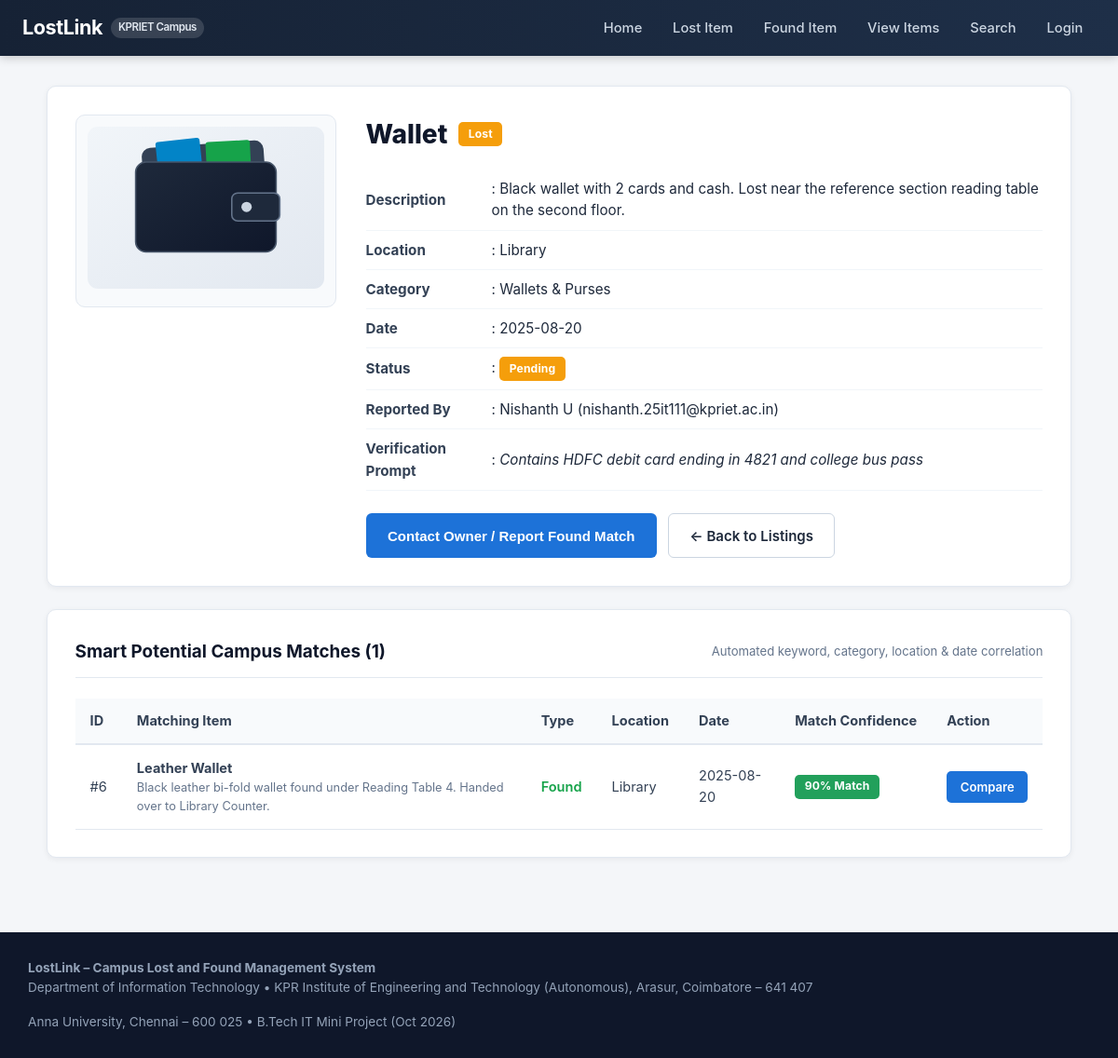
Page /items/1 on the committed database.
### tables this page shows
CREATE TABLE items (
    id INTEGER PRIMARY KEY AUTOINCREMENT,
    title TEXT NOT NULL,
    item_type TEXT NOT NULL CHECK (item_type IN ('Lost', 'Found')),
    category TEXT NOT NULL DEFAULT 'Other',
    description TEXT NOT NULL,
    location TEXT NOT NULL,
    date_reported TEXT NOT NULL,
    status TEXT NOT NULL DEFAULT 'Pending' CHECK (status IN ('Pending', 'Available', 'Claimed', 'Resolved', 'Rejected')),
    image_filename TEXT,
    contact_name TEXT NOT NULL,
    contact_email TEXT NOT NULL,
    contact_phone TEXT,
    verification_hint TEXT,
    reporter_id INTEGER,
    is_flagged INTEGER NOT NULL DEFAULT 0,
    created_at TEXT NOT NULL DEFAULT (datetime('now')),
    updated_at TEXT NOT NULL DEFAULT (datetime('now')),
    FOREIGN KEY (reporter_id) REFERENCES users(id) ON DELETE SET NULL
);

### lostlink/routes.py (the view)
@main_bp.route("/items/<int:item_id>", methods=["GET"])
def item_details(item_id: int):
    db = get_db()
    item = db.execute("SELECT * FROM items WHERE id = ?", (item_id,)).fetchone()
    if item is None:
        abort(404, f"Item #{item_id} was not found in the campus database.")
    item_dict = dict(item)
    potential_matches = find_potential_matches(db, item_dict, min_score=40, limit=4)
    claims = db.execute(
        "SELECT * FROM claims WHERE item_id = ? ORDER BY id DESC", (item_id,)
    ).fetchall()
    return render_template(
        "item_details.html",
        item=item_dict,
        potential_matches=potential_matches,
        claims=[dict(c) for c in claims],
    )

### lostlink/db.py (called while the page is built)
def get_db() -> sqlite3.Connection:
    if "db" not in g:
        db_path = current_app.config["DATABASE_PATH"]
        os.makedirs(os.path.dirname(os.path.abspath(db_path)), exist_ok=True)
        conn = sqlite3.connect(db_path)
        conn.row_factory = sqlite3.Row
        try:
            conn.execute("PRAGMA journal_mode = MEMORY;")
            conn.execute("PRAGMA synchronous = OFF;")
        except sqlite3.OperationalError:
            pass
        conn.execute("PRAGMA foreign_keys = ON;")
        g.db = conn
    return g.db

### lostlink/matching.py (called while the page is built)
def tokenize(text: str) -> set:
    if not text:
        return set()
    words = re.findall(r"[a-z0-9]+", text.lower())
    tokens = {w for w in words if len(w) > 1 and w not in STOPWORDS}
    expanded = set(tokens)
    for t in tokens:
        for group in SYNONYM_GROUPS:
            if t in group:
                expanded.update(group)
    return expanded

def find_potential_matches(db, target_item, min_score: int = 40, limit: int = 5) -> list:
    target_dict = dict(target_item)
    opposite_type = "Found" if target_dict.get("item_type") == "Lost" else "Lost"
    candidates = db.execute(
        """
        SELECT * FROM items
        WHERE item_type = ? AND status NOT IN ('Resolved', 'Rejected') AND id != ?
        ORDER BY id DESC
        """,
        (opposite_type, target_dict.get("id", 0)),
    ).fetchall()
    results = []
    for cand in candidates:
        cand_dict = dict(cand)
        confidence = compute_match_score(target_dict, cand_dict)
        if confidence >= min_score:
            cand_dict["match_confidence"] = confidence
            results.append(cand_dict)
    results.sort(key=lambda x: x["match_confidence"], reverse=True)
    return results[:limit]

### lostlink/security.py (called while the page is built, shortened)
def generate_csrf_token() -> str:
    if "_csrf_token" not in session:
        session["_csrf_token"] = secrets.token_hex(24)
    return session["_csrf_token"]

def load_logged_in_user():
    user_id = session.get("user_id")
    if user_id is None:
        g.user = None
        g.unread_notifications_count = 0

### lostlink/templates/item_details.html (shortened to what this page needs)
{% extends "base.html" %}
{% block content %}
<div class="container">
  <div class="card" style="margin-bottom:1.5rem;">
    <div class="details-grid">
      <div class="details-image-box">
        <img
          src="{{ url_for('static', filename='uploads/' ~ (item.image_filename or 'default_item.svg')) }}"
          alt="{{ item.title }}"
        >
      </div>
      <div>
        <div style="display:flex; align-items:center; gap:0.75rem; flex-wrap:wrap; margin-bottom:0.75rem;">
          <h1 style="font-size:1.75rem; font-weight:800; color:#0f172a;">{{ item.title }}</h1>
          <span class="badge {% if item.item_type == 'Lost' %}badge-lost{% else %}badge-found{% endif %}">{{ item.item_type }}</span>
        </div>
        <table class="details-meta-table">
          <tbody>
            <tr>
              <td class="meta-label">Description</td>
              <td>: {{ item.description }}</td>
            </tr>
            <tr>
              <td class="meta-label">Location</td>
              <td>: {{ item.location }}</td>
            </tr>
            <tr>
              <td class="meta-label">Category</td>
              <td>: {{ item.category }}</td>
            </tr>
            <tr>
              <td class="meta-label">Date</td>
              <td>: {{ item.date_reported }}</td>
            </tr>
            <tr>
              <td class="meta-label">Status</td>
              <td>: <span class="badge badge-{{ item.status|lower }}">{{ item.status }}</span></td>
            </tr>
            <tr>
              <td class="meta-label">Reported By</td>
              <td>: {{ item.contact_name }} ({{ item.contact_email }})</td>
            </tr>
            {% if item.verification_hint %}
            <tr>
              <td class="meta-label">Verification Prompt</td>
              <td>: <em>{{ item.verification_hint }}</em></td>
            </tr>
            {% endif %}
          </tbody>
        </table>
        <div style="display:flex; gap:0.75rem; flex-wrap:wrap;">
          <button type="button" id="contact-owner-btn" class="btn btn-primary">
            {% if item.item_type == 'Lost' %}Contact Owner / Report Found Match{% else %}Contact Finder / Claim Ownership{% endif %}
          </button>
          <a href="{{ url_for('main.item_listings') }}" class="btn btn-light">&larr; Back to Listings</a>
        </div>
      </div>
    </div>
  </div>
  <div class="card">
    <div class="card-header">
      <h2 class="card-title" style="font-size:1.18rem;">
        Smart Potential Campus Matches ({{ potential_matches|length }})
      </h2>
      <span style="font-size:0.82rem; color:#64748b;">Automated keyword, category, location &amp; date correlation</span>
    </div>
    {% if potential_matches %}
      <div class="table-responsive">
        <table class="data-table">
          <thead>
            <tr>
              <th>ID</th>
              <th>Matching Item</th>
              <th>Type</th>
              <th>Location</th>
              <th>Date</th>
              <th>Match Confidence</th>
              <th>Action</th>
            </tr>
          </thead>
          <tbody>
            {% for m in potential_matches %}
            <tr>
              <td>#{{ m.id }}</td>
              <td>
                <strong>{{ m.title }}</strong>
                <div style="font-size:0.8rem; color:#64748b;">{{ m.description }}</div>
              </td>
              <td>
                <span class="{% if m.item_type == 'Lost' %}type-label-lost{% else %}type-label-found{% endif %}">{{ m.item_type }}</span>
              </td>
              <td>{{ m.location }}</td>
              <td>{{ m.date_reported }}</td>
              <td><span class="badge badge-available">{{ m.match_confidence }}% Match</span></td>
              <td><a href="{{ url_for('main.item_details', item_id=m.id) }}" class="btn btn-primary btn-sm">Compare</a></td>
            </tr>
            {% endfor %}
          </tbody>
        </table>
      </div>
    {% else %}
      <p style="color:#64748b; font-size:0.9rem;">No opposite-type reports currently exceed the similarity threshold for this item.</p>
    {% endif %}
  </div>
</div>
{% endblock %}

### lostlink/static/css/style.css (style rules this page uses)
:root { --navy-900: #0f172a; --navy-800: #1e293b; --navy-700: #334155; --primary-blue: #1d72d8; --primary-blue-hover: #155cb3; --primary-green: #22a05b; --primary-green-hover: #1b834a; --amber-badge: #f59e0b; --amber-bg: #fef3c7; --amber-text: #92400e; --green-bg: #dcfce7; --green-text: #166534; --red-badge: #ef4444; --red-bg: #fee2e2; --red-text: #b91c1c; --blue-bg: #dbeafe; --blue-text: #1e40af; --surface-bg: #f4f6f9; --card-bg: #ffffff; --border-color: #e2e8f0; --text-main: #1e293b; --text-muted: #64748b; --shadow-sm: 0 2px 6px rgba(15, 23, 42, 0.06); --shadow-md: 0 8px 24px rgba(15, 23, 42, 0.09); --radius-sm: 6px; --radius-md: 10px; --radius-lg: 14px; }
* { box-sizing: border-box; margin: 0; padding: 0; }
body { font-family: -apple-system, BlinkMacSystemFont, "Segoe UI", Roboto, "Helvetica Neue", Arial, sans-serif; background-color: var(--surface-bg); color: var(--text-main); line-height: 1.55; min-height: 100vh; display: flex; flex-direction: column; }
a { color: var(--primary-blue); text-decoration: none; transition: color 0.15s ease; }
.container { max-width: 1140px; margin: 0 auto; padding: 2rem 1.25rem; }
.btn { display: inline-flex; align-items: center; justify-content: center; gap: 0.5rem; font-size: 0.94rem; font-weight: 600; padding: 0.72rem 1.4rem; border-radius: var(--radius-sm); border: 1px solid transparent; cursor: pointer; transition: all 0.15s ease; text-decoration: none; }
.btn-primary { background-color: var(--primary-blue); color: #ffffff; }
.btn-light { background-color: #ffffff; color: var(--navy-800); border-color: #cbd5e1; }
.btn-sm { font-size: 0.82rem; padding: 0.38rem 0.85rem; border-radius: 5px; }
.card { background: var(--card-bg); border-radius: var(--radius-md); border: 1px solid var(--border-color); box-shadow: var(--shadow-sm); padding: 1.85rem; }
.card-header { margin-bottom: 1.35rem; padding-bottom: 0.85rem; border-bottom: 1px solid var(--border-color); display: flex; align-items: center; justify-content: space-between; flex-wrap: wrap; gap: 0.75rem; }
.card-title { font-size: 1.4rem; font-weight: 700; color: var(--navy-900); }
.table-responsive { width: 100%; overflow-x: auto; }
.data-table { width: 100%; border-collapse: collapse; font-size: 0.91rem; }
.data-table th { background-color: #f8fafc; color: #334155; font-weight: 700; text-align: left; padding: 0.8rem 1rem; border-bottom: 2px solid var(--border-color); white-space: nowrap; }
.data-table td { padding: 0.85rem 1rem; border-bottom: 1px solid var(--border-color); color: #334155; vertical-align: middle; }
.type-label-found { color: #16a34a; font-weight: 600; }
.badge { display: inline-flex; align-items: center; justify-content: center; font-size: 0.76rem; font-weight: 700; padding: 0.22rem 0.65rem; border-radius: 5px; letter-spacing: 0.01em; }
.badge-pending, .badge-lost { background-color: #f59e0b; color: #ffffff; }
.badge-available, .badge-found { background-color: #22a05b; color: #ffffff; }
.details-grid { display: grid; grid-template-columns: 280px 1fr; gap: 2rem; align-items: start; }
.details-image-box { background: #f8fafc; border: 1px solid var(--border-color); border-radius: var(--radius-md); padding: 0.75rem; text-align: center; }
.details-image-box img { width: 100%; max-height: 230px; object-fit: contain; border-radius: var(--radius-sm); }
.details-meta-table { width: 100%; border-collapse: collapse; margin: 1rem 0 1.5rem; }
.details-meta-table td { padding: 0.55rem 0; font-size: 0.95rem; border-bottom: 1px solid #f1f5f9; }
.details-meta-table td.meta-label { width: 135px; font-weight: 700; color: #334155; }

### rows in the picture
items: image_filename (picture), title "Wallet", item_type "Lost", description "Black wallet with 2 cards and cash. Lost near the reference section reading table on the second floor.", location "Library", category "Wallets & Purses", date_reported "2025-08-20", status "Pending", contact_name "Nishanth U", contact_email "nishanth.25it111@kpriet.ac.in", verification_hint "Contains HDFC debit card ending in 4821 and college bus pass"
items: id "6", title "Leather Wallet", description "Black leather bi-fold wallet found under Reading Table 4. Handed over to Library Counter.", item_type "Found", location "Library", date_reported "2025-08-20", match_confidence "90"

### other values in the picture
{{ potential_matches|length }} "1"
{{ campus_name }} "KPR Institute of Engineering and Technology (Autonomous)"
{{ campus_location }} "Arasur, Coimbatore – 641 407"
{{ university_name }} "Anna University, Chennai – 600 025"
